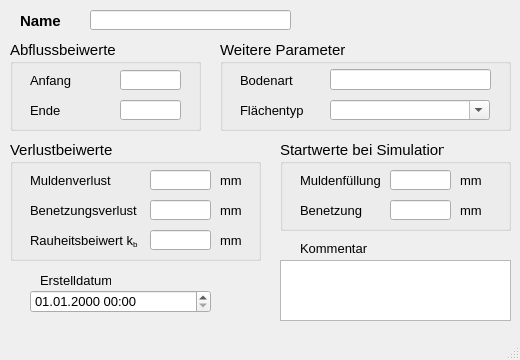
<?xml version="1.0" encoding="UTF-8"?>
<ui version="4.0">
 <class>MainWindow</class>
 <widget class="QMainWindow" name="MainWindow">
  <property name="geometry">
   <rect>
    <x>0</x>
    <y>0</y>
    <width>520</width>
    <height>360</height>
   </rect>
  </property>
  <property name="minimumSize">
   <size>
    <width>520</width>
    <height>360</height>
   </size>
  </property>
  <property name="font">
   <font>
    <family>Tahoma</family>
    <pointsize>10</pointsize>
   </font>
  </property>
  <property name="windowTitle">
   <string>Abflussparameter</string>
  </property>
  <widget class="QWidget" name="centralwidget">
   <widget class="QLabel" name="label">
    <property name="geometry">
     <rect>
      <x>20</x>
      <y>10</y>
      <width>101</width>
      <height>21</height>
     </rect>
    </property>
    <property name="font">
     <font>
      <family>Tahoma</family>
      <pointsize>11</pointsize>
      <weight>75</weight>
      <bold>true</bold>
     </font>
    </property>
    <property name="text">
     <string>Name</string>
    </property>
   </widget>
   <widget class="QLabel" name="label_70">
    <property name="geometry">
     <rect>
      <x>40</x>
      <y>270</y>
      <width>71</width>
      <height>21</height>
     </rect>
    </property>
    <property name="text">
     <string>Erstelldatum</string>
    </property>
   </widget>
   <widget class="QLabel" name="label_14">
    <property name="geometry">
     <rect>
      <x>300</x>
      <y>240</y>
      <width>81</width>
      <height>16</height>
     </rect>
    </property>
    <property name="text">
     <string>Kommentar</string>
    </property>
   </widget>
   <widget class="QLineEdit" name="apnam">
    <property name="geometry">
     <rect>
      <x>90</x>
      <y>10</y>
      <width>201</width>
      <height>20</height>
     </rect>
    </property>
    <property name="acceptDrops">
     <bool>false</bool>
    </property>
    <property name="toolTip">
     <string>&lt;html&gt;&lt;head/&gt;&lt;body&gt;&lt;p&gt;eindeutige Bezeichnung&lt;/p&gt;&lt;/body&gt;&lt;/html&gt;</string>
    </property>
    <property name="statusTip">
     <string>eindeutige Bezeichnung</string>
    </property>
   </widget>
   <widget class="QTextEdit" name="kommentar">
    <property name="geometry">
     <rect>
      <x>280</x>
      <y>260</y>
      <width>231</width>
      <height>61</height>
     </rect>
    </property>
    <property name="toolTip">
     <string>&lt;html&gt;&lt;head/&gt;&lt;body&gt;&lt;p&gt;Platz für zusätzliche Kommentare&lt;/p&gt;&lt;/body&gt;&lt;/html&gt;</string>
    </property>
    <property name="statusTip">
     <string>Platz für zusätzliche Kommentare</string>
    </property>
   </widget>
   <widget class="QgsDateTimeEdit" name="createdat">
    <property name="geometry">
     <rect>
      <x>30</x>
      <y>290</y>
      <width>181</width>
      <height>23</height>
     </rect>
    </property>
    <property name="currentSection">
     <enum>QDateTimeEdit::DaySection</enum>
    </property>
    <property name="displayFormat">
     <string>dd.MM.yyyy HH:mm</string>
    </property>
   </widget>
   <widget class="QGroupBox" name="groupBox">
    <property name="geometry">
     <rect>
      <x>10</x>
      <y>40</y>
      <width>191</width>
      <height>91</height>
     </rect>
    </property>
    <property name="font">
     <font>
      <family>Tahoma</family>
      <pointsize>11</pointsize>
      <weight>50</weight>
      <bold>false</bold>
     </font>
    </property>
    <property name="title">
     <string>Abflussbeiwerte</string>
    </property>
    <widget class="QLabel" name="label_9">
     <property name="geometry">
      <rect>
       <x>20</x>
       <y>30</y>
       <width>91</width>
       <height>21</height>
      </rect>
     </property>
     <property name="font">
      <font>
       <family>Tahoma</family>
       <pointsize>10</pointsize>
       <weight>50</weight>
       <bold>false</bold>
      </font>
     </property>
     <property name="toolTip">
      <string>&lt;html&gt;&lt;head/&gt;&lt;body&gt;&lt;p&gt;Startwert für den Abflussbeiwert in HYSTEM-EXTRAN (0.0 - 1.0)&lt;/p&gt;&lt;/body&gt;&lt;/html&gt;</string>
     </property>
     <property name="statusTip">
      <string>Startwert für den Abflussbeiwert in HYSTEM-EXTRAN (0.0 - 1.0)</string>
     </property>
     <property name="text">
      <string>Anfang</string>
     </property>
    </widget>
    <widget class="QLabel" name="label_13">
     <property name="geometry">
      <rect>
       <x>20</x>
       <y>60</y>
       <width>91</width>
       <height>21</height>
      </rect>
     </property>
     <property name="font">
      <font>
       <family>Tahoma</family>
       <pointsize>10</pointsize>
       <weight>50</weight>
       <bold>false</bold>
      </font>
     </property>
     <property name="toolTip">
      <string>&lt;html&gt;&lt;head/&gt;&lt;body&gt;&lt;p&gt;Endwert für den Abflussbeiwert in HYSTEM-EXTRAN (0.0 - 1.0)&lt;/p&gt;&lt;/body&gt;&lt;/html&gt;</string>
     </property>
     <property name="statusTip">
      <string>&lt;html&gt;&lt;head/&gt;&lt;body&gt;&lt;p&gt;Endwert für den Abflussbeiwert in HYSTEM-EXTRAN (0.0 - 1.0)&lt;/p&gt;&lt;/body&gt;&lt;/html&gt;</string>
     </property>
     <property name="text">
      <string>Ende</string>
     </property>
    </widget>
    <widget class="QLineEdit" name="anfangsabflussbeiwert">
     <property name="geometry">
      <rect>
       <x>110</x>
       <y>30</y>
       <width>61</width>
       <height>20</height>
      </rect>
     </property>
     <property name="font">
      <font>
       <family>Tahoma</family>
       <pointsize>10</pointsize>
       <weight>50</weight>
       <bold>false</bold>
      </font>
     </property>
     <property name="toolTip">
      <string>&lt;html&gt;&lt;head/&gt;&lt;body&gt;&lt;p&gt;Startwert für den Abflussbeiwert in HYSTEM-EXTRAN (0.0 - 1.0)&lt;/p&gt;&lt;/body&gt;&lt;/html&gt;</string>
     </property>
     <property name="statusTip">
      <string>Startwert für den Abflussbeiwert in HYSTEM-EXTRAN (0.0 - 1.0)</string>
     </property>
    </widget>
    <widget class="QLineEdit" name="endabflussbeiwert">
     <property name="geometry">
      <rect>
       <x>110</x>
       <y>60</y>
       <width>61</width>
       <height>20</height>
      </rect>
     </property>
     <property name="font">
      <font>
       <family>Tahoma</family>
       <pointsize>10</pointsize>
       <weight>50</weight>
       <bold>false</bold>
      </font>
     </property>
     <property name="toolTip">
      <string>&lt;html&gt;&lt;head/&gt;&lt;body&gt;&lt;p&gt;Endwert für den Abflussbeiwert in HYSTEM-EXTRAN (0.0 - 1.0)&lt;/p&gt;&lt;/body&gt;&lt;/html&gt;</string>
     </property>
     <property name="statusTip">
      <string>Endwert für den Abflussbeiwert in HYSTEM-EXTRAN (0.0 - 1.0)</string>
     </property>
     <property name="accessibleName">
      <string>endabflussbeiwert</string>
     </property>
    </widget>
   </widget>
   <widget class="QGroupBox" name="groupBox_2">
    <property name="geometry">
     <rect>
      <x>10</x>
      <y>140</y>
      <width>251</width>
      <height>121</height>
     </rect>
    </property>
    <property name="font">
     <font>
      <family>Tahoma</family>
      <pointsize>11</pointsize>
      <weight>50</weight>
      <bold>false</bold>
     </font>
    </property>
    <property name="title">
     <string>Verlustbeiwerte</string>
    </property>
    <widget class="QLabel" name="label_7">
     <property name="geometry">
      <rect>
       <x>210</x>
       <y>60</y>
       <width>30</width>
       <height>21</height>
      </rect>
     </property>
     <property name="font">
      <font>
       <family>Tahoma</family>
       <pointsize>10</pointsize>
       <weight>50</weight>
       <bold>false</bold>
      </font>
     </property>
     <property name="text">
      <string>mm</string>
     </property>
    </widget>
    <widget class="QLineEdit" name="benetzungsverlust">
     <property name="geometry">
      <rect>
       <x>140</x>
       <y>60</y>
       <width>61</width>
       <height>20</height>
      </rect>
     </property>
     <property name="font">
      <font>
       <family>Tahoma</family>
       <pointsize>10</pointsize>
       <weight>50</weight>
       <bold>false</bold>
      </font>
     </property>
     <property name="toolTip">
      <string>&lt;html&gt;&lt;head/&gt;&lt;body&gt;&lt;p&gt;Standardwert: 0,7 mm&lt;/p&gt;&lt;/body&gt;&lt;/html&gt;</string>
     </property>
     <property name="statusTip">
      <string>Standardwert: 0,7 mm</string>
     </property>
    </widget>
    <widget class="QLabel" name="label_20">
     <property name="geometry">
      <rect>
       <x>20</x>
       <y>60</y>
       <width>121</width>
       <height>21</height>
      </rect>
     </property>
     <property name="font">
      <font>
       <family>Tahoma</family>
       <pointsize>10</pointsize>
       <weight>50</weight>
       <bold>false</bold>
      </font>
     </property>
     <property name="text">
      <string>Benetzungsverlust</string>
     </property>
    </widget>
    <widget class="QLabel" name="label_3">
     <property name="geometry">
      <rect>
       <x>210</x>
       <y>30</y>
       <width>30</width>
       <height>21</height>
      </rect>
     </property>
     <property name="font">
      <font>
       <family>Tahoma</family>
       <pointsize>10</pointsize>
       <weight>50</weight>
       <bold>false</bold>
      </font>
     </property>
     <property name="text">
      <string>mm</string>
     </property>
    </widget>
    <widget class="QLabel" name="label_21">
     <property name="geometry">
      <rect>
       <x>20</x>
       <y>30</y>
       <width>91</width>
       <height>21</height>
      </rect>
     </property>
     <property name="font">
      <font>
       <family>Tahoma</family>
       <pointsize>10</pointsize>
       <weight>50</weight>
       <bold>false</bold>
      </font>
     </property>
     <property name="text">
      <string>Muldenverlust</string>
     </property>
    </widget>
    <widget class="QLineEdit" name="muldenverlust">
     <property name="geometry">
      <rect>
       <x>140</x>
       <y>30</y>
       <width>61</width>
       <height>20</height>
      </rect>
     </property>
     <property name="font">
      <font>
       <family>Tahoma</family>
       <pointsize>10</pointsize>
       <weight>50</weight>
       <bold>false</bold>
      </font>
     </property>
     <property name="toolTip">
      <string>&lt;html&gt;&lt;head/&gt;&lt;body&gt;&lt;p&gt;Standardwert: 1,8 mm&lt;/p&gt;&lt;/body&gt;&lt;/html&gt;</string>
     </property>
     <property name="statusTip">
      <string>Standardwert: 1,8 mm</string>
     </property>
    </widget>
    <widget class="QLineEdit" name="rauheit_kst">
     <property name="geometry">
      <rect>
       <x>140</x>
       <y>90</y>
       <width>61</width>
       <height>20</height>
      </rect>
     </property>
     <property name="font">
      <font>
       <family>Tahoma</family>
       <pointsize>10</pointsize>
       <weight>50</weight>
       <bold>false</bold>
      </font>
     </property>
     <property name="toolTip">
      <string>&lt;html&gt;&lt;head/&gt;&lt;body&gt;&lt;p&gt;Absolute Rauheit gemäß Prandtl-Colebrook&lt;/p&gt;&lt;/body&gt;&lt;/html&gt;</string>
     </property>
     <property name="statusTip">
      <string>Absolute Rauheit gemäß Prandtl-Colebrook</string>
     </property>
    </widget>
    <widget class="QLabel" name="label_72">
     <property name="geometry">
      <rect>
       <x>210</x>
       <y>90</y>
       <width>46</width>
       <height>21</height>
      </rect>
     </property>
     <property name="font">
      <font>
       <family>Tahoma</family>
       <pointsize>10</pointsize>
       <weight>50</weight>
       <bold>false</bold>
      </font>
     </property>
     <property name="text">
      <string>mm</string>
     </property>
    </widget>
    <widget class="QLabel" name="label_62">
     <property name="geometry">
      <rect>
       <x>20</x>
       <y>90</y>
       <width>111</width>
       <height>21</height>
      </rect>
     </property>
     <property name="font">
      <font>
       <family>Tahoma</family>
       <pointsize>10</pointsize>
       <weight>50</weight>
       <bold>false</bold>
      </font>
     </property>
     <property name="text">
      <string>&lt;html&gt;&lt;head/&gt;&lt;body&gt;&lt;p&gt;Rauheitsbeiwert k&lt;span style=&quot; vertical-align:sub;&quot;&gt;b&lt;/span&gt;&lt;/p&gt;&lt;/body&gt;&lt;/html&gt;</string>
     </property>
    </widget>
   </widget>
   <widget class="QGroupBox" name="groupBox_3">
    <property name="geometry">
     <rect>
      <x>220</x>
      <y>40</y>
      <width>291</width>
      <height>91</height>
     </rect>
    </property>
    <property name="font">
     <font>
      <family>Tahoma</family>
      <pointsize>11</pointsize>
      <weight>50</weight>
      <bold>false</bold>
     </font>
    </property>
    <property name="title">
     <string>Weitere Parameter</string>
    </property>
    <widget class="QComboBox" name="flaechentyp">
     <property name="geometry">
      <rect>
       <x>110</x>
       <y>60</y>
       <width>160</width>
       <height>20</height>
      </rect>
     </property>
     <property name="font">
      <font>
       <family>Tahoma</family>
       <pointsize>10</pointsize>
       <weight>50</weight>
       <bold>false</bold>
      </font>
     </property>
     <property name="toolTip">
      <string>&lt;html&gt;&lt;head/&gt;&lt;body&gt;&lt;p&gt;gem. HYSTEM-EXTRAN&lt;/p&gt;&lt;/body&gt;&lt;/html&gt;</string>
     </property>
     <property name="statusTip">
      <string>gem. HYSTEM-EXTRAN</string>
     </property>
     <property name="accessibleName">
      <string>bodenklasse</string>
     </property>
     <property name="editable">
      <bool>true</bool>
     </property>
    </widget>
    <widget class="QLabel" name="label_19">
     <property name="geometry">
      <rect>
       <x>20</x>
       <y>60</y>
       <width>71</width>
       <height>21</height>
      </rect>
     </property>
     <property name="font">
      <font>
       <family>Tahoma</family>
       <pointsize>10</pointsize>
       <weight>50</weight>
       <bold>false</bold>
      </font>
     </property>
     <property name="text">
      <string>Flächentyp</string>
     </property>
    </widget>
    <widget class="QLabel" name="label_18">
     <property name="geometry">
      <rect>
       <x>20</x>
       <y>30</y>
       <width>81</width>
       <height>21</height>
      </rect>
     </property>
     <property name="font">
      <font>
       <family>Tahoma</family>
       <pointsize>10</pointsize>
       <weight>50</weight>
       <bold>false</bold>
      </font>
     </property>
     <property name="text">
      <string>Bodenart</string>
     </property>
    </widget>
    <widget class="QLineEdit" name="lineEdit">
     <property name="geometry">
      <rect>
       <x>110</x>
       <y>29</y>
       <width>161</width>
       <height>21</height>
      </rect>
     </property>
    </widget>
   </widget>
   <widget class="QGroupBox" name="groupBox_4">
    <property name="geometry">
     <rect>
      <x>280</x>
      <y>140</y>
      <width>231</width>
      <height>91</height>
     </rect>
    </property>
    <property name="font">
     <font>
      <family>Tahoma</family>
      <pointsize>11</pointsize>
      <weight>50</weight>
      <bold>false</bold>
     </font>
    </property>
    <property name="title">
     <string>Startwerte bei Simulation</string>
    </property>
    <widget class="QLabel" name="label_10">
     <property name="geometry">
      <rect>
       <x>180</x>
       <y>60</y>
       <width>31</width>
       <height>21</height>
      </rect>
     </property>
     <property name="font">
      <font>
       <family>Tahoma</family>
       <pointsize>10</pointsize>
       <weight>50</weight>
       <bold>false</bold>
      </font>
     </property>
     <property name="text">
      <string>mm</string>
     </property>
    </widget>
    <widget class="QLabel" name="label_11">
     <property name="geometry">
      <rect>
       <x>20</x>
       <y>60</y>
       <width>91</width>
       <height>21</height>
      </rect>
     </property>
     <property name="font">
      <font>
       <family>Tahoma</family>
       <pointsize>10</pointsize>
       <weight>50</weight>
       <bold>false</bold>
      </font>
     </property>
     <property name="text">
      <string>Benetzung</string>
     </property>
    </widget>
    <widget class="QLineEdit" name="benetzung_startwert">
     <property name="geometry">
      <rect>
       <x>110</x>
       <y>60</y>
       <width>61</width>
       <height>20</height>
      </rect>
     </property>
     <property name="font">
      <font>
       <family>Tahoma</family>
       <pointsize>10</pointsize>
       <weight>50</weight>
       <bold>false</bold>
      </font>
     </property>
     <property name="toolTip">
      <string>&lt;html&gt;&lt;head/&gt;&lt;body&gt;&lt;p&gt;Benetzung am Simulationsbeginn&lt;/p&gt;&lt;/body&gt;&lt;/html&gt;</string>
     </property>
     <property name="statusTip">
      <string>Benetzung am Simulationsbeginn</string>
     </property>
    </widget>
    <widget class="QLabel" name="label_15">
     <property name="geometry">
      <rect>
       <x>20</x>
       <y>30</y>
       <width>91</width>
       <height>21</height>
      </rect>
     </property>
     <property name="font">
      <font>
       <family>Tahoma</family>
       <pointsize>10</pointsize>
       <weight>50</weight>
       <bold>false</bold>
      </font>
     </property>
     <property name="text">
      <string>Muldenfüllung</string>
     </property>
    </widget>
    <widget class="QLineEdit" name="mulden_startwert">
     <property name="geometry">
      <rect>
       <x>110</x>
       <y>30</y>
       <width>61</width>
       <height>20</height>
      </rect>
     </property>
     <property name="font">
      <font>
       <family>Tahoma</family>
       <pointsize>10</pointsize>
       <weight>50</weight>
       <bold>false</bold>
      </font>
     </property>
     <property name="toolTip">
      <string>&lt;html&gt;&lt;head/&gt;&lt;body&gt;&lt;p&gt;Muldenfüllung am Simulationsbeginn&lt;/p&gt;&lt;/body&gt;&lt;/html&gt;</string>
     </property>
     <property name="statusTip">
      <string>Muldenfüllung am Simulationsbeginn</string>
     </property>
    </widget>
    <widget class="QLabel" name="label_16">
     <property name="geometry">
      <rect>
       <x>180</x>
       <y>30</y>
       <width>31</width>
       <height>21</height>
      </rect>
     </property>
     <property name="font">
      <font>
       <family>Tahoma</family>
       <pointsize>10</pointsize>
       <weight>50</weight>
       <bold>false</bold>
      </font>
     </property>
     <property name="text">
      <string>mm</string>
     </property>
    </widget>
   </widget>
  </widget>
  <widget class="QMenuBar" name="menubar">
   <property name="geometry">
    <rect>
     <x>0</x>
     <y>0</y>
     <width>520</width>
     <height>22</height>
    </rect>
   </property>
  </widget>
  <widget class="QStatusBar" name="statusbar"/>
 </widget>
 <customwidgets>
  <customwidget>
   <class>QgsDateTimeEdit</class>
   <extends>QDateTimeEdit</extends>
   <header>qgsdatetimeedit.h</header>
  </customwidget>
 </customwidgets>
 <tabstops>
  <tabstop>apnam</tabstop>
  <tabstop>anfangsabflussbeiwert</tabstop>
  <tabstop>endabflussbeiwert</tabstop>
  <tabstop>muldenverlust</tabstop>
  <tabstop>benetzungsverlust</tabstop>
  <tabstop>kommentar</tabstop>
  <tabstop>createdat</tabstop>
 </tabstops>
 <resources/>
 <connections/>
</ui>
